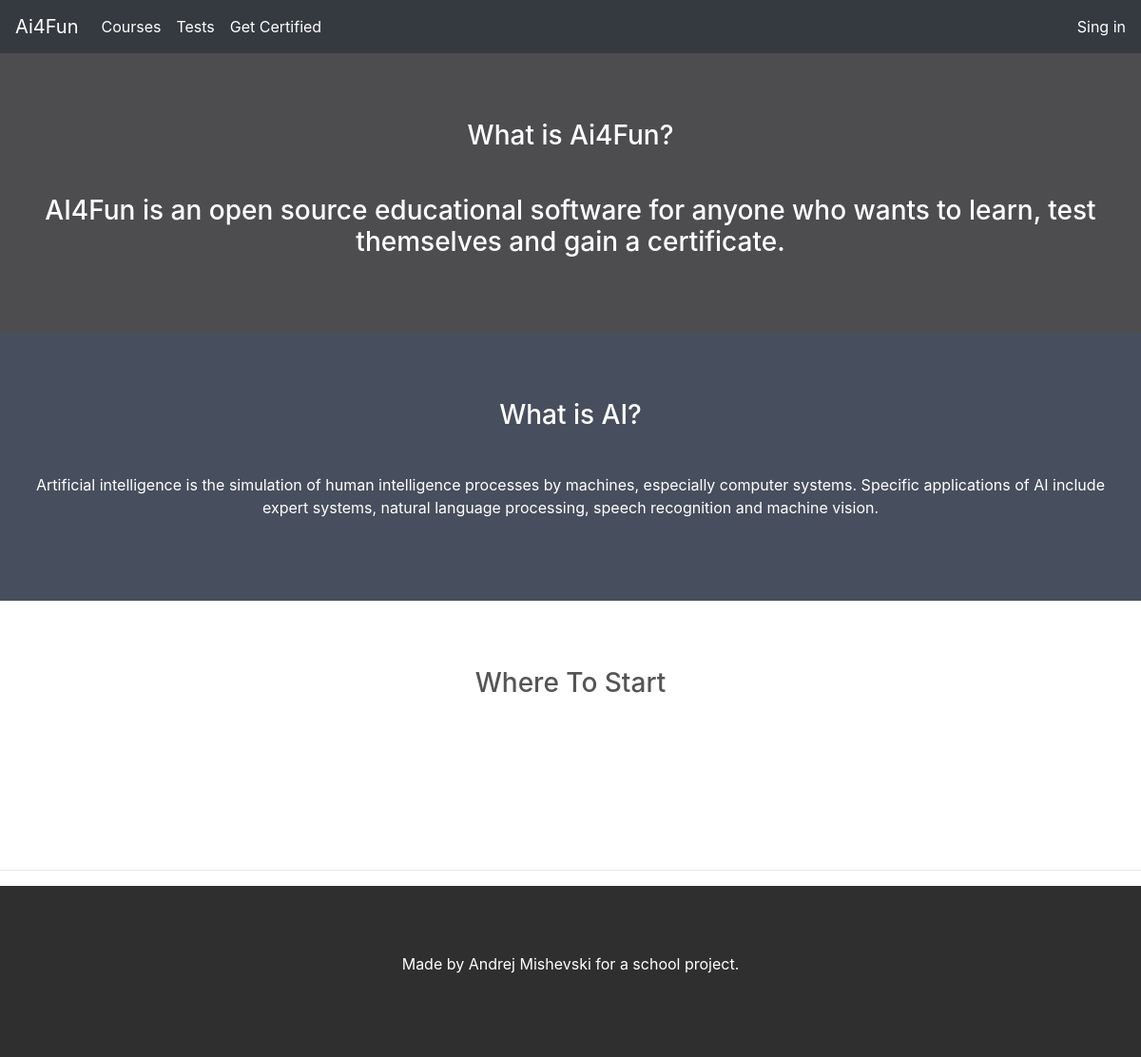
The app's page /home, older data.
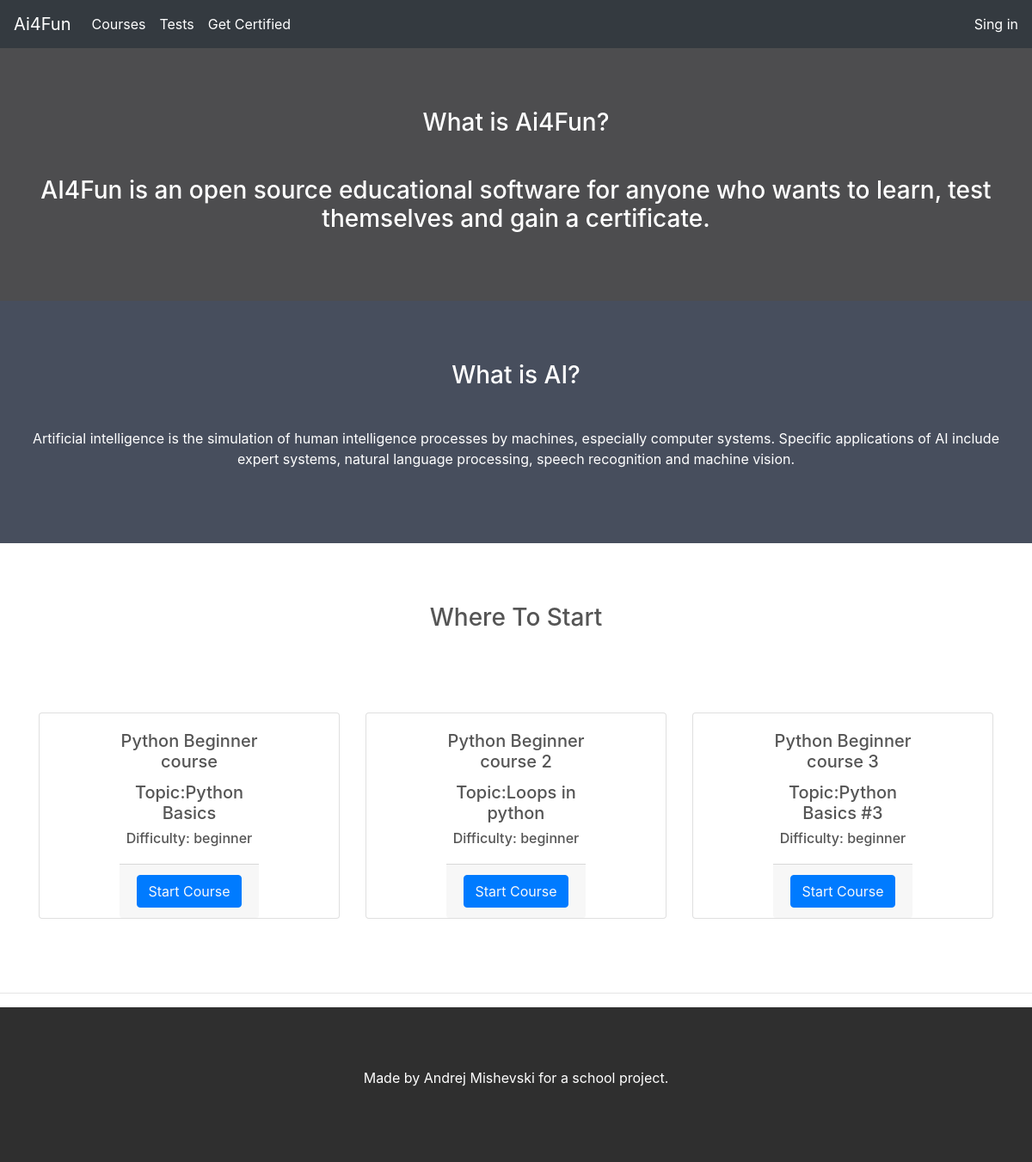
The same page, newer data.
### courses_module/models.py (models this page shows)
class Course(models.Model):
    name = models.CharField(max_length=60)
    topic = models.CharField(max_length=60)
    difficulty = models.CharField(max_length=12, choices=DIFF_CHOICES)
    text = models.TextField()
    code = models.ForeignKey(Code, on_delete=models.CASCADE)

### login_module/views.py (the view)
# urls.py: 2. Add a URL to urlpatterns:  path('', views.home, name='home')
def home(request):
    queryset = Course.objects.all()
    context = {"courses": queryset}
    return render(request, "authentication/index.html", context)

### templates/authentication/index.html (shortened to what this page needs)
<!DOCTYPE html>
<html lang="en">
<head>
    <link rel="stylesheet" href="https://cdn.jsdelivr.net/npm/bootstrap@4.3.1/dist/css/bootstrap.min.css">
</head>
<body>
<nav class="navbar navbar-expand-lg navbar-light bg-dark text-white">
  <a class="navbar-brand text-white" href="home">Ai4Fun</a>
  <div class="collapse navbar-collapse bg text-white" id="navbarSupportedContent">
    <ul class="navbar-nav mr-auto">
      <li class="nav-item active">
        <a class="nav-link text-white" href="/courses">Courses<span class="sr-only">(current)</span></a>
      </li>
      <li class="nav-item">
        <a class="nav-link text-white" href="/tests">Tests</a>
      </li>
      <li class="nav-item active">
        <a class="nav-link text-white" href="/certificate_test">Get Certified<span class="sr-only">(current)</span></a>
      </li>
    </ul>
        {% if user.is_authenticated %}
    <ul class="nav navbar-nav navbar-right">
      <li><a href="/signout" class="text-white"> Log Out</a></li>
    </ul>
      {% else %}
            <ul class="nav navbar-nav navbar-right">
      <li><a href="/signin" class="text-white"> Sing in</a></li>
    </ul>
            {% endif %}
  </div>
</nav>
<div class="container-fluid bg-1 text-center">
  <h3 class="margin">What is Ai4Fun?</h3>
  <h3>AI4Fun is an open source educational software for anyone who wants to learn, test themselves and gain a certificate.</h3>
</div>
<div class="container-fluid bg-2 text-center">
  <h3 class="margin">What is AI?</h3>
  <p>Artificial intelligence is the simulation of human intelligence processes by machines, especially computer systems. Specific applications of AI include expert systems, natural language processing, speech recognition and machine vision. </p>
</div>
<div class="container-fluid bg-3 text-center">
  <h3 class="margin">Where To Start</h3><br>
 <div class="container pt-4">
      <div class="row">
          {% for course in courses %}
          <div class="col">
              <div class="card">
                    <div class="card-body" style="width: 200px;">
                        <h5 class="card-title">{{ course.name }}</h5>
                        <h5 class="text">Topic:{{ course.topic }}</h5>
                        <h6 class="card-text">Difficulty: {{ course.difficulty }}</h6>
                     </div>
                  <div class="card-footer">
                      <button class="btn btn-primary" id="start-button">
                          <a class="text-light" href="courses/{{ course.pk }}">Start Course</a></button>
                  </div>
         </div>
      </div>
        {% endfor %}
      </div>
  </div>
</div>
<hr>
</body>
<footer class="container-fluid bg-4 text-center">
  <p> Made by Andrej Mishevski for a school project. </p>
</footer>
</html>

### templates/authentication/index.html (style rules this page uses)
div { display:table; margin:auto; }
p { font-size: 16px; }
.margin { margin-bottom: 45px; }
.bg-1 { background-color: #4d4d4f; color: #ffffff; }
.bg-2 { background-color: #474e5d; color: #ffffff; }
.bg-3 { background-color: #ffffff; color: #555555; }
.bg-4 { background-color: #2f2f2f; color: #fff; }
.container-fluid { padding-top: 70px; padding-bottom: 70px; }

Row changes from the older to the newer data that the page shows:
added Course: name "Python Beginner course", topic "Python Basics", difficulty "beginner"
added Course: name "Python Beginner course 2", topic "Loops in python", difficulty "beginner"
added Course: name "Python Beginner course 3", topic "Python Basics #3", difficulty "beginner"
